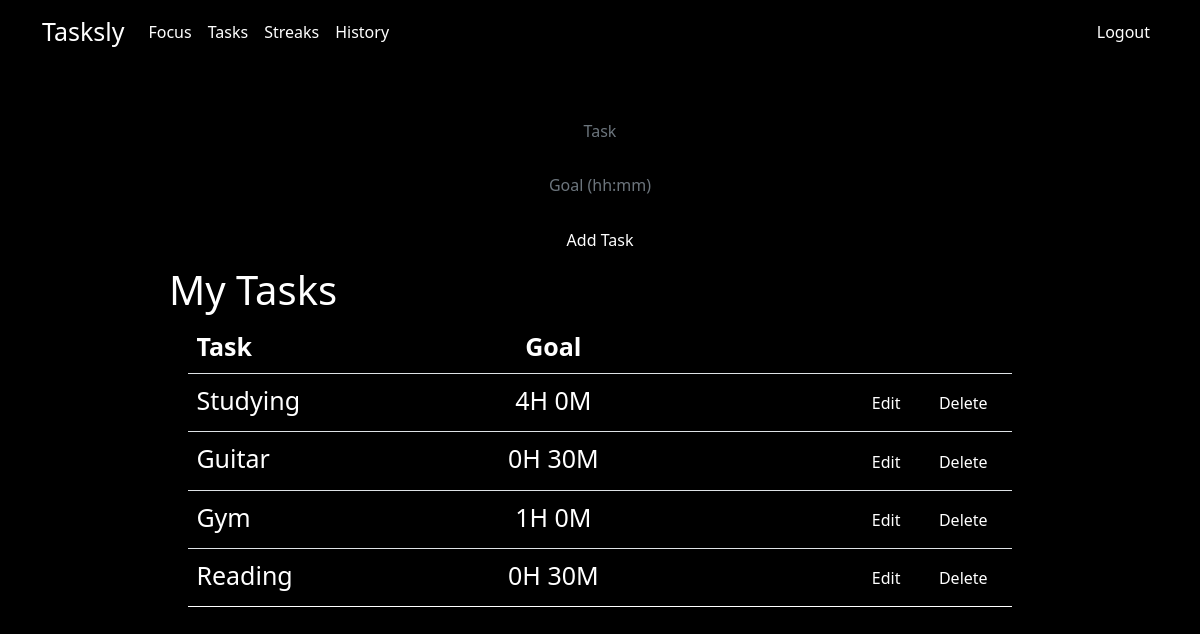
Page /tasks (signed in) on the committed database.
### tables this page shows
CREATE TABLE tasks(
user_id INTEGER NOT NULL,
id INTEGER PRIMARY KEY AUTOINCREMENT,
task TEXT NOT NULL,
goal_hours INTEGER NOT NULL,
goal_minutes INTEGER NOT NULL,
FOREIGN KEY (user_id) REFERENCES users(id));

### app.py (the view)
@app.route('/tasks', methods=["POST", "GET"])
@login_required
def tasks():
    if request.method == "POST":
        if not request.form.get("task"):
            flash("Please enter a task", "error")
            return redirect("/tasks")
        elif not request.form.get("goal"):
            flash("Please set a goal", "error")
            return redirect("/tasks")
        task = request.form.get("task").title()
        cursor = db.execute("SELECT * FROM tasks WHERE user_id = ? AND task = ?", (session["user_id"], task,))
        match = cursor.fetchone()
        if match:
            flash("You already have added this task", "error")
            return redirect("/tasks")
        goal = request.form.get("goal")
        pattern = r'^(0[0-9]|1[0-9]|2[0-3]|24):[0-5][0-9]$'
        if not re.match(pattern, goal):
            flash("Please input your goal in the format of hh:mm", "error")
            return redirect("/tasks")
        hours, minutes = goal.split(":")
        hours = int(hours)
        minutes = int(minutes)
        try:
            db.execute("INSERT INTO tasks (user_id, task, goal_hours, goal_minutes) VALUES (?, ?, ?, ?)", (session["user_id"], task, hours, minutes,))
            db.commit()
            flash("Task successfully added!", "success")
            return redirect("/tasks")
        except Exception as e:
            flash(f"Database insertion error: {e}", "error")
            redirect("/tasks")
    else:
        cursor = db.execute("SELECT * FROM tasks WHERE user_id = ?", (session["user_id"],))
        tasks = cursor.fetchall()
        return render_template("tasks.html", tasks=tasks)

### app.py (called while the page is built)
@app.after_request
def after_request(response):
    response.headers["Cache-Control"] = "no-cache, no-store, must-revalidate"
    response.headers["Expires"] = 0
    response.headers["Pragma"] = "no-cache"
    return response

### helpers.py (called while the page is built)
def login_required(f):
    @wraps(f)
    def decorated_function(*args, **kwargs):
        if session.get("user_id") is None:
            return redirect("/login")
        return f(*args, **kwargs)
    return decorated_function

### templates/tasks.html (shortened to what this page needs)
{% extends "layout.html" %}
{% block main %}
    <form action="/tasks" method="post">
        <div class="mb-3">
            <input required autocomplete="off" autofocus class="form-control" id="task" name="task" placeholder="Task" type="text">
        </div>
        <div class="mb-3">
            <input required autocomplete="off" class="form-control" id="goal" name="goal" placeholder="Goal (hh:mm)" type="text">
        </div>
        <div class="text-center">
        <button class="btn purple-button" type="submit">Add Task</button>
        </div>
    </form>
    <div class="table-header">
        My Tasks
    </div>
    <div class="table-container">
        <table class="table table-striped">
            <thead>
                <tr>
                    <th class="text-start">Task</th>
                    <th class="text-mid">Goal</th>
                    <th class="text-end"></th>
                </tr>
            </thead>
            <tbody>
                {% if tasks %}
                    {% for task in tasks %}
                        <tr data-edit-mode="false">
                            <td class="text-start white-text">{{ task["task"] }}</td>
                            <td class="text-mid">
                                <span class="goal-display">{{ task["goal_hours"] }}H {{ task["goal_minutes"] }}M</span>
                            </td>
                            <td class="text-end">
                                <button class="btn purple-button edit-button" data-task-id="{{ task["id"] }}">Edit</button>
                                <button class="btn purple-button" onclick="confirmDelete('{{ task["id"] }}');">Delete</button>
                            </td>
                        </tr>
                    {% endfor %}
                {% endif %}
            </tbody>
        </table>
    </div>
{% endblock %}

### static/styles.css (style rules this page uses)
body { background-color: #000000; color: #fff; }
.btn { --bs-btn-padding-x: 1rem; --bs-btn-padding-y: 0.5rem; --bs-btn-font-size: 1rem; --bs-btn-font-weight: 400; --bs-btn-line-height: 1.5; --bs-btn-border-width: 1px; --bs-btn-border-color: transparent; --bs-btn-border-radius: 0.375rem; transition: color 0.3s; }
.purple-button { --bs-btn-color: #fff; --bs-btn-bg: #000; --bs-btn-border-color: none; --bs-btn-hover-color: rgb(208, 73, 208); --bs-btn-hover-bg: #000; transition: var(--bs-btn-hover-color) 0.3s; transition: var(--bs-btn-hover-bg) 0.3s; }
.table-striped { width: 70%; font-size: 25px; margin: 0 auto; --bs-table-striped-color: #fff; }
.table { width: 70%; font-size: 25px; margin: 0 auto; color: #fff; }
.table-container { margin-bottom: 40px; }
.table-header { font-size: 40px; padding-right: 59%; color: #fff; }
.table tbody tr:last-child { border-bottom: none; }
.form-control { display: block; width: 50%; margin-left: 25%; margin-right: 25%; padding: 0.375rem 0.75rem; font-size: 1rem; font-weight: 400; text-align: center; line-height: 1.5; color: #ffffff; background-color: #000000; background-clip: padding-box; border: 1px solid #000000; -webkit-appearance: none; -moz-appearance: none; appearance: none; border-radius: 0.375rem; transition: border-color .15s ease-in-out,box-shadow .15s ease-in-out; }

### rows in the picture
tasks: task "Studying", goal_hours "4", goal_minutes "0"
tasks: task "Guitar", goal_hours "0", goal_minutes "30"
tasks: task "Gym", goal_hours "1", goal_minutes "0"
tasks: task "Reading", goal_hours "0", goal_minutes "30"
